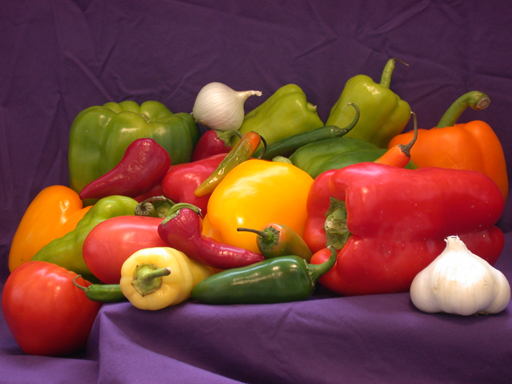
%> input picture warm_Up/Peppers.png, 512 x 384 px
$ octave warmUp.m   (GNU Octave 9; MATLAB toolbox functions it lacks are replaced by stand-ins)
%> lines starting %> are read from the running program, lines starting %| are printed output that depends on the picture; in (x1, y1, x2, y2) boxes, pixels count from 0 and x2, y2 are one past the last pixel; in counts of white or black regions, pixels touching at a corner belong together; the program's own positions count from 1
### warm_Up/mask.m
function R = mask(M,N,r,c,m,n)
R = zeros(M,N);
R(r:r+m,c:c+n) = 1;
R = logical(R);
end

### W26/ISODDTEST.m
function [D,S] = ISODDTEST(A)
D = mod(A,2) ~= 0;
S = sum(D) == length(A);
end

### W26/fs.m
function fs(f)
figure()
imshow(f,[])
end

### warm_Up/isevenTest.m
function [E,S] = isevenTest(A)
E = mod(A,2) == 0;
S = sum(E) == length(A);
end

### W26/iswholeTest.m
function [W,S] = iswholeTest(A)
W = A == floor(A);
S = sum(W) == length(A);
end

### W26/xx.m
clc
clear

### warm_Up/warmUp.m
imshow('Peppers.png')
%%
ca
%> (this line was passed over: ca is not available in this run)
%%
file = imread('Peppers.png');
%> file is the input picture: size 384x512x3 uint8; mean R, G, B 120.8, 66.4, 57.6
%%
fs(file)

%%
xx
arr = randi(100,1,10)
[E,S] = isevenTest(arr)
[D,S] = ISODDTEST(arr)

%%
xx
arr = [12 12.3 1.325 1 152 155.3]
[W,S] = iswholeTest(arr)
%%

%%
xx;ca
%> (this line was passed over: ca is not available in this run)
im = imread('rose512.tif');
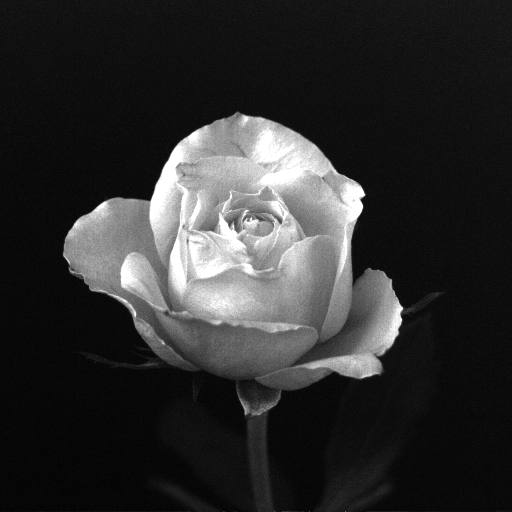
%> input picture warm_Up/rose512.tif, 512 x 512 px
%> im is the input picture: size 512x512 uint8; min 0, max 255, mean 46.8
h = imshow(im);
hp = impixelinfo;


%%
xx
ca
%> (this line was passed over: ca is not available in this run)
r = 115;
c = 64;
m = 300;
n = 342;

im = imread('rose512.tif');
h = imshow(im);
impixelinfo;
[M,N] = size(im);
%> M = 512; N = 512

R = mask(M,N,r,c,m,n);
%> in mask, `R(r:r+m,c:c+n) = 1;`:
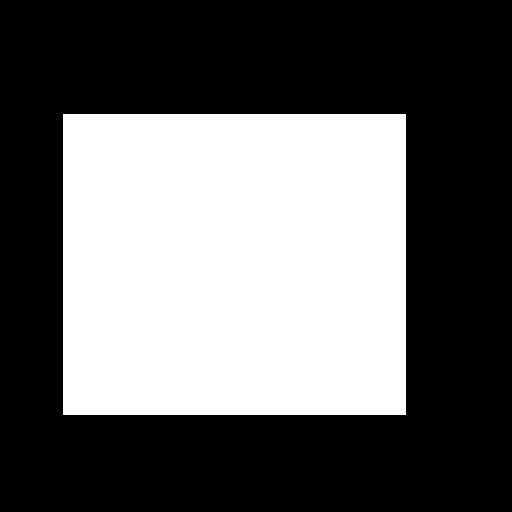
%> R: size 512x512 double; values 0 (black) and 1 (white), 39.4% white; 1 white region, box (x1, y1, x2, y2) and area: (63, 114, 406, 415) 103243
figure()
imshow(R)
im2 = im2double(im);
im2 = im2.*R;
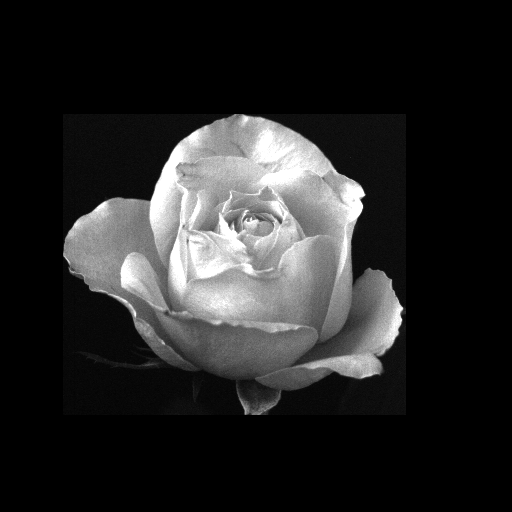
%> im2: size 512x512 double; min 0, max 1, mean 0.151
figure()
imshow(im2)

%%
imresize(im2,M/m)
%%
%> (the run ends here)
